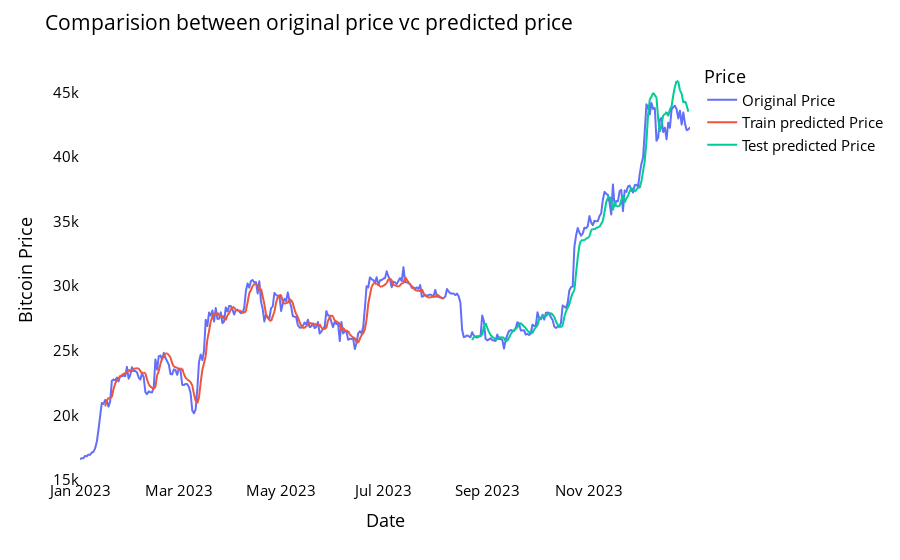

Notebook source saved alongside this figure:
### Code cell
#Comparision of original stock price and predicted price

look_back=time_step
trainPredictPlot= np.empty_like(bitcoin_prices)
trainPredictPlot[:,:]= np.nan
trainPredictPlot[look_back: len(train_predict)+look_back,]= train_predict
print("Test predicted data:", trainPredictPlot.shape)

testPredictPlot= np.empty_like(bitcoin_prices)
testPredictPlot[:,:]= np.nan
testPredictPlot[len(train_predict)+(look_back*2)+1: len(bitcoin_prices)-1,:]= test_predict
print("Test predicted data:", testPredictPlot.shape)

names= cycle(['Original Price', 'Train predicted Price', 'Test predicted Price'])

plot_df= pd.DataFrame({'date': close_stock['Date'],
                        'original_price':close_stock['Price'],
                        'train_predict_price': trainPredictPlot.flatten(),
                        'test_predicted_price': testPredictPlot.flatten()})

fig= px.line(plot_df, x=plot_df['date'], y=[plot_df['original_price'], plot_df['train_predict_price'], plot_df['test_predicted_price']],
            labels={'value':'Bitcoin Price', 'date': 'Date'})
fig.update_layout(title_text= 'Comparision between original price vc predicted price',
                  plot_bgcolor='white', font_size=15, font_color='black', legend_title_text= 'Price')
fig.for_each_trace(lambda t: t.update(name= next(names)))

fig.update_xaxes(showgrid=False)
fig.update_yaxes(showgrid=False)
fig.show()

### Figure 1 — Plotly figure (JSON) as saved in the notebook; plotly's stock layout.template omitted (floating-point values rounded to 4 significant figures; data arrays with more than 128 entries replaced by an {"elided": "..."} marker saying what was removed)
{"data": [{"hovertemplate": "variable=original_price<br>Date=%{x}<br>Bitcoin Price=%{y}<extra></extra>", "legendgroup": "original_price", "line": {"color": "#636efa", "dash": "solid"}, "marker": {"symbol": "circle"}, "mode": "lines", "name": "Original Price", "showlegend": true, "type": "scattergl", "x": {"elided": "365 str values"}, "xaxis": "x", "y": {"elided": "365 float values"}, "yaxis": "y"}, {"hovertemplate": "variable=train_predict_price<br>Date=%{x}<br>Bitcoin Price=%{y}<extra></extra>", "legendgroup": "train_predict_price", "line": {"color": "#EF553B", "dash": "solid"}, "marker": {"symbol": "circle"}, "mode": "lines", "name": "Train predicted Price", "showlegend": true, "type": "scattergl", "x": {"elided": "365 str values"}, "xaxis": "x", "y": {"elided": "365 float values"}, "yaxis": "y"}, {"hovertemplate": "variable=test_predicted_price<br>Date=%{x}<br>Bitcoin Price=%{y}<extra></extra>", "legendgroup": "test_predicted_price", "line": {"color": "#00cc96", "dash": "solid"}, "marker": {"symbol": "circle"}, "mode": "lines", "name": "Test predicted Price", "showlegend": true, "type": "scattergl", "x": {"elided": "365 str values"}, "xaxis": "x", "y": {"elided": "365 float values"}, "yaxis": "y"}], "layout": {"font": {"color": "black", "size": 15}, "legend": {"title": {"text": "Price"}, "tracegroupgap": 0}, "margin": {"t": 60}, "plot_bgcolor": "white", "title": {"text": "Comparision between original price vc predicted price"}, "xaxis": {"anchor": "y", "domain": [0, 1], "showgrid": false, "title": {"text": "Date"}}, "yaxis": {"anchor": "x", "domain": [0, 1], "showgrid": false, "title": {"text": "Bitcoin Price"}}}}
